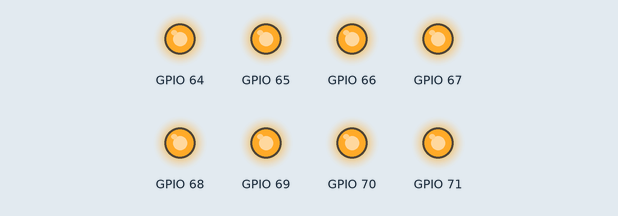
Recording of a sketch running on a simulated ESP32. On the bench: output pins drawn as LEDs (lit = HIGH). What the sketch prints to the serial monitor is not drawn.

Above: at 0.5 s.
At 2.5 s:
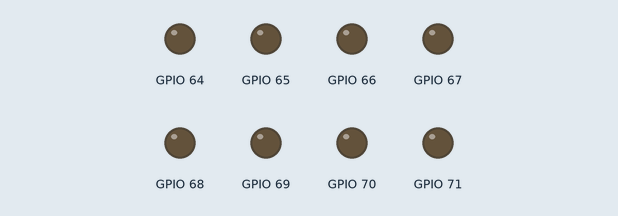
Timing chart, 0 to 6.6 s (numbered marks = the images above):
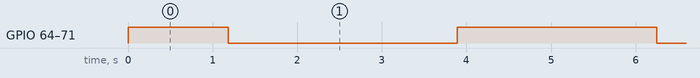

Measured:
- by itself, GPIO 64–71: alternates HIGH for 2.4 s and LOW for 2.7 s

The sketch:

v3_pcf8574.ino
```cpp
// =============================================================================
// 08_binary_vs_sliced_pwm – Variant 3: PCF8574 slicing
// =============================================================================
// Concept: Binary vs sliced-PWM mode on all 8 PCF8574 outputs.
//
// This mirrors the computeMask() / computeMaskBinary() output stage from
// anxious.ino.  A brightness ramp runs on all 8 channels simultaneously
// so you can see the visual difference between both modes on real LEDs.
//
// PREREQUISITE: Run 04A v3 first to confirm PCF8574 at 0x20.
//
// Wiring:
//   SDA → GPIO21  (4.7 kΩ pull-up)
//   SCL → GPIO22  (4.7 kΩ pull-up)
//   PCF8574 P0–P7 → 220 Ω → LED active-low
//   PCF8574 A0/A1/A2 → GND (0x20)
//
// Library: "PCF8574" by Renzo Mischianti
// =============================================================================

#include <Wire.h>
#include <PCF8574.h>
#include <math.h>

// ---- Tuning knobs -----------------------------------------------------------
constexpr int SDA_PIN = 21;
constexpr int SCL_PIN = 22;
constexpr uint8_t PCF_ADDR = 0x20;
constexpr bool    ENABLE_PWM       = false;  // <<< TOGGLE THIS
constexpr float   BINARY_THRESHOLD = 0.22f;
constexpr uint8_t PWM_LEVELS       = 16;
constexpr uint32_t PWM_SLICE_US    = 250;   // µs per slice
constexpr uint32_t RAMP_STEP_MS    = 25;    // brightness ramp speed
constexpr uint32_t BINARY_WRITE_MS = 8;     // binary flush interval
// -----------------------------------------------------------------------------

PCF8574 pcf(PCF_ADDR);

float    ledTarget[8];
uint8_t  pwmPhase    = 0;
uint32_t lastSliceUs = 0;
uint32_t lastWriteMs = 0;
uint32_t lastRampMs  = 0;
float    brightness  = 0.0f;
float    rampDir     = 0.01f;

float clamp01f(float x) { return x < 0 ? 0 : (x > 1 ? 1 : x); }

static inline void pcfWritePin(uint8_t pin, bool on) {
  pcf.write(pin, on ? LOW : HIGH);
}

uint8_t computeMask() {
  uint8_t m = 0;
  for (int i = 0; i < 8; i++) {
    float b = ledTarget[i] * ledTarget[i];
    int level = (int)lroundf(b * PWM_LEVELS);
    if (level > (int)PWM_LEVELS) level = PWM_LEVELS;
    if (pwmPhase < level) m |= (1 << i);
  }
  return m;
}

uint8_t computeMaskBinary() {
  uint8_t m = 0;
  for (int i = 0; i < 8; i++) {
    float b = ledTarget[i] * ledTarget[i];
    if (b >= BINARY_THRESHOLD) m |= (1 << i);
  }
  return m;
}

void applyMask(uint8_t m) {
  for (int i = 0; i < 8; i++) pcfWritePin(i, (m >> i) & 1);
}

void setup() {
  Serial.begin(115200);
  Wire.begin(SDA_PIN, SCL_PIN);
  pcf.begin();
  for (int i = 0; i < 8; i++) pcf.write(i, HIGH);
  Serial.print("08_binary_vs_sliced_pwm v3 – PCF8574  ENABLE_PWM=");
  Serial.println(ENABLE_PWM ? "true" : "false");
}

void loop() {
  uint32_t nowUs = micros();
  uint32_t nowMs = millis();

  // Ramp brightness
  if (nowMs - lastRampMs >= RAMP_STEP_MS) {
    lastRampMs = nowMs;
    brightness += rampDir;
    if (brightness >= 1.0f) { brightness = 1.0f; rampDir = -rampDir; }
    if (brightness <= 0.0f) { brightness = 0.0f; rampDir = -rampDir; }
    for (int i = 0; i < 8; i++) ledTarget[i] = brightness;
  }

  if (ENABLE_PWM) {
    if (nowUs - lastSliceUs >= PWM_SLICE_US) {
      lastSliceUs = nowUs;
      pwmPhase = (pwmPhase + 1) % PWM_LEVELS;
      applyMask(computeMask());
    }
  } else {
    if (nowMs - lastWriteMs >= BINARY_WRITE_MS) {
      lastWriteMs = nowMs;
      applyMask(computeMaskBinary());
    }
  }
}
```
